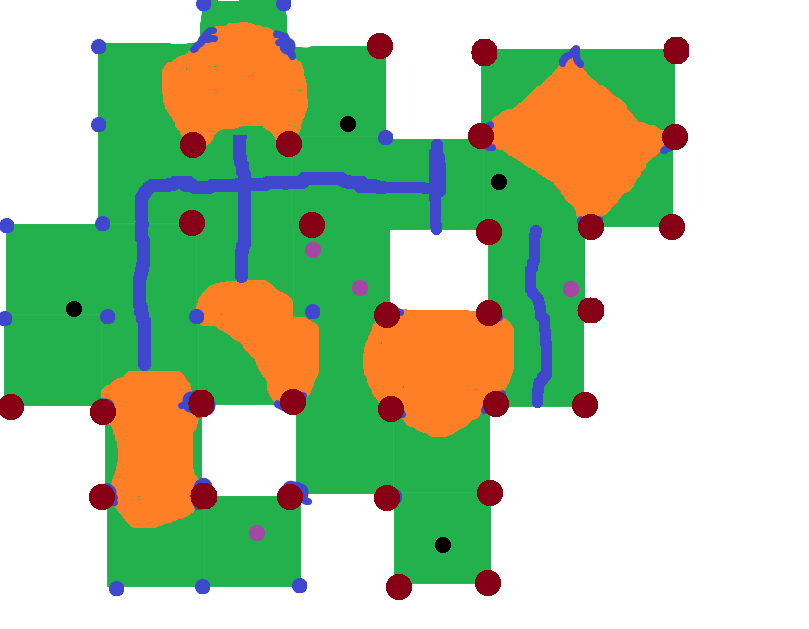
#> input picture OpencvPruebas/CalcCampos/CarcassoneFieldsv5/imagenChota.jpg, 809 x 629 px
$ python auto_detect_colors.py imagenChota.jpg
#> lines starting #> are read from the running program, lines starting #| are printed output that depends on the picture
"""
Detecta los colores únicos en la imagen.
"""
import sys
import cv2
import numpy as np


def detect_colors(image_path):
    """Detecta los colores más comunes en la imagen."""
#> called with image_path = 'imagenChota.jpg'

    img = cv2.imread(image_path)
#> img is the input picture: shape (629, 809, 3); mean B, G, R 163.2, 200.6, 175.5
    if img is None:
        print(f"Error: No se pudo cargar {image_path}")
        return

    img = cv2.cvtColor(img, cv2.COLOR_BGR2RGB)

    print(f"Imagen cargada: {img.shape}")
#| Imagen cargada: (629, 809, 3)
    print(f"Total de pixeles: {img.shape[0] * img.shape[1]}")
#| Total de pixeles: 508861

    # Reshape para obtener lista de colores
    pixels = img.reshape(-1, 3)

    # Contar colores únicos
    unique_colors = {}
    for pixel in pixels:
        color_tuple = tuple(pixel)
        unique_colors[color_tuple] = unique_colors.get(color_tuple, 0) + 1
#> after the loop, unique_colors = 221 items

    print(f"\nColores unicos encontrados: {len(unique_colors)}")
#| Colores unicos encontrados: 221

    # Ordenar por frecuencia
    sorted_colors = sorted(unique_colors.items(), key=lambda x: x[1], reverse=True)
#> sorted_colors = 221 items

    print("\n" + "=" * 70)
    print("COLORES MAS FRECUENTES:")
    print("=" * 70)
    print(f"{'#':<4} {'RGB':<20} {'Pixeles':<12} {'Porcentaje':<12} {'Posible'}")
    print("-" * 70)

    color_names = ['FIELD?', 'CASTLE?', 'ROAD?', 'CHURCH?', 'MEEPLE_1?', 'MEEPLE_2?',
                   'Otro', 'Otro', 'Otro', 'Otro']

    for i, (color, count) in enumerate(sorted_colors[:10]):
        percentage = count / len(pixels) * 100
        print(f"{i+1:<4} RGB{str(color):<15} {count:<12} {percentage:>6.2f}%      {color_names[i]}")
#> this loop made 10 passes
#> (color, count, percentage) on passes 1 to 8: ((255, 255, 255), 253750, 49.87), ((34, 177, 76), 155830, 30.62), ((255, 127, 39), 61790, 12.14), ((136, 0, 21), 15797, 3.1), ((63, 72, 204), 15481, 3.04), ((43, 181, 83), 1143, 0.225), ((48, 182, 85), 875, 0.172), ((0, 0, 0), 832, 0.164)
#> (printed output is left out)

    # Crear visualización
    print("\n" + "=" * 70)
    print("SUGERENCIA DE CONFIGURACION:")
    print("=" * 70)
    print("\nCopia esto en config/colors.py:\n")
    print("COLORS = {")

    # Intentar adivinar qué color es cada uno
    suggestions = {
        'FIELD': None,      # Probablemente verde
        'CASTLE': None,     # Probablemente naranja
        'ROAD': None,       # Probablemente azul
        'CHURCH': None,     # Probablemente rojo
        'MEEPLE_1': None,   # Probablemente violeta
        'MEEPLE_2': None,   # Probablemente negro
    }

    for i, (color, count) in enumerate(sorted_colors[:10]):
        r, g, b = color

        # Ignorar blanco y negro muy común (probablemente fondo)
        if (r == g == b) and (r > 240 or r < 15):
            continue

        # Detectar verde (FIELD)
        if g > r and g > b and suggestions['FIELD'] is None:
            suggestions['FIELD'] = color
        # Detectar azul (ROAD)
        elif b > r and b > g and suggestions['ROAD'] is None:
            suggestions['ROAD'] = color
        # Detectar rojo (CHURCH)
        elif r > g and r > b and r > 200 and suggestions['CHURCH'] is None:
            suggestions['CHURCH'] = color
        # Detectar naranja (CASTLE)
        elif r > b and g > b and abs(r - g) < 100 and suggestions['CASTLE'] is None:
            suggestions['CASTLE'] = color
        # Detectar violeta (MEEPLE_1)
        elif r > g and b > g and suggestions['MEEPLE_1'] is None:
            suggestions['MEEPLE_1'] = color
        # Detectar negro/gris oscuro (MEEPLE_2)
        elif r < 50 and g < 50 and b < 50 and suggestions['MEEPLE_2'] is None:
            suggestions['MEEPLE_2'] = color
#> this loop made 10 passes
#> (count, r, g, b) on passes 1 to 8: (253750, 255, 255, 255), (155830, 34, 177, 76), (61790, 255, 127, 39), (15797, 136, 0, 21), (15481, 63, 72, 204), (1143, 43, 181, 83), (875, 48, 182, 85), (832, 0, 0, 0)
#> after the loop, suggestions = 6 items

    for name, color in suggestions.items():
        if color:
            print(f"    '{name}': {color},")
        else:
            print(f"    '{name}': (0, 0, 0),  # NO DETECTADO - ajustar manualmente")
#> this loop made 6 passes
#> (name, color) on passes 1 to 6: ('FIELD', (34, 177, 76)), ('CASTLE', None), ('ROAD', (63, 72, 204)), ('CHURCH', (255, 127, 39)), ('MEEPLE_1', (136, 0, 21)), ('MEEPLE_2', None)
#> (printed output is left out)

    print("}\n")

    # Mostrar muestra visual de colores
    num_colors = min(10, len(sorted_colors))
#> num_colors = 10
    sample_height = 80
    sample_width = 600
    sample = np.zeros((sample_height * num_colors, sample_width, 3), dtype=np.uint8)

    for i, (color, count) in enumerate(sorted_colors[:num_colors]):
        y_start = i * sample_height
        y_end = (i + 1) * sample_height
        sample[y_start:y_end, :] = color

        # Añadir texto
        text = f"{i+1}. RGB{color} ({count/len(pixels)*100:.1f}%)"
        cv2.putText(
            sample, text, (10, y_start + 40),
            cv2.FONT_HERSHEY_SIMPLEX, 0.6,
            (255-color[0], 255-color[1], 255-color[2]), 2
        )
#> this loop made 10 passes
#> (count, y_start, y_end, text) on passes 1 to 8: (253750, 0, 80, '1. RGB(255, 255, 255) (49.9%)'), (155830, 80, 160, '2. RGB(34, 177, 76) (30.6%)'), (61790, 160, 240, '3. RGB(255, 127, 39) (12.1%)'), (15797, 240, 320, '4. RGB(136, 0, 21) (3.1%)'), (15481, 320, 400, '5. RGB(63, 72, 204) (3.0%)'), (1143, 400, 480, '6. RGB(43, 181, 83) (0.2%)'), (875, 480, 560, '7. RGB(48, 182, 85) (0.2%)'), (832, 560, 640, '8. RGB(0, 0, 0) (0.2%)')
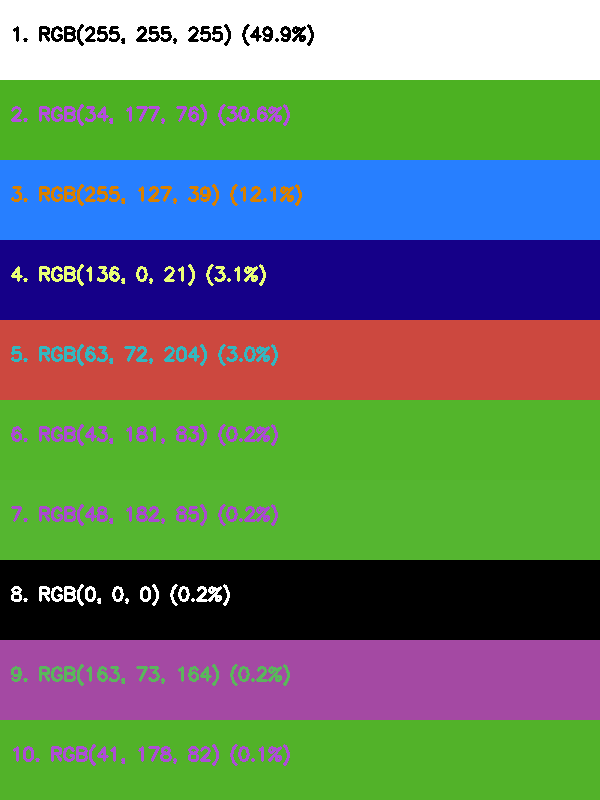
#> sample: shape (800, 600, 3); mean of channels 0, 1, 2 105.2, 124.3, 102.5; drawn as B, G, R

    # Mostrar imagen original y colores detectados
    cv2.imshow('Imagen Original', cv2.cvtColor(img, cv2.COLOR_RGB2BGR))
    cv2.imshow('Top 10 Colores Detectados', cv2.cvtColor(sample, cv2.COLOR_RGB2BGR))
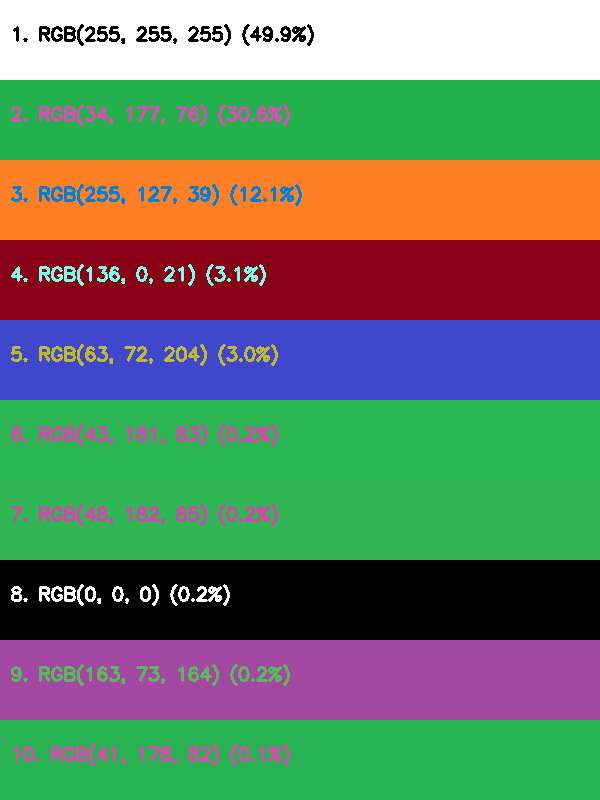
#> window 'Top 10 Colores Detectados': shape (800, 600, 3); mean B, G, R 102.5, 124.3, 105.2

    print("Presiona cualquier tecla en las ventanas para cerrar...")
    cv2.waitKey(0)
    cv2.destroyAllWindows()


if __name__ == "__main__":
    if len(sys.argv) < 2:
        print("Uso: python auto_detect_colors.py <ruta_imagen>")
        sys.exit(1)

    detect_colors(sys.argv[1])
    """
Detecta los colores únicos en la imagen.
"""
import sys
import cv2
import numpy as np


def detect_colors(image_path):
    """Detecta los colores más comunes en la imagen."""
#> called with image_path = 'imagenChota.jpg'

    img = cv2.imread(image_path)
    if img is None:
        print(f"Error: No se pudo cargar {image_path}")
        return

    img = cv2.cvtColor(img, cv2.COLOR_BGR2RGB)

    print(f"Imagen cargada: {img.shape}")
#| Imagen cargada: (629, 809, 3)
    print(f"Total de pixeles: {img.shape[0] * img.shape[1]}")
#| Total de pixeles: 508861

    # Reshape para obtener lista de colores
    pixels = img.reshape(-1, 3)

    # Contar colores únicos
    unique_colors = {}
    for pixel in pixels:
        color_tuple = tuple(pixel)
        unique_colors[color_tuple] = unique_colors.get(color_tuple, 0) + 1
#> after the loop, unique_colors = 221 items

    print(f"\nColores unicos encontrados: {len(unique_colors)}")
#| Colores unicos encontrados: 221

    # Ordenar por frecuencia
    sorted_colors = sorted(unique_colors.items(), key=lambda x: x[1], reverse=True)
#> sorted_colors = 221 items

    print("\n" + "=" * 70)
    print("COLORES MAS FRECUENTES:")
    print("=" * 70)
    print(f"{'#':<4} {'RGB':<20} {'Pixeles':<12} {'Porcentaje':<12} {'Posible'}")
    print("-" * 70)

    color_names = ['FIELD?', 'CASTLE?', 'ROAD?', 'CHURCH?', 'MEEPLE_1?', 'MEEPLE_2?',
                   'Otro', 'Otro', 'Otro', 'Otro']

    for i, (color, count) in enumerate(sorted_colors[:10]):
        percentage = count / len(pixels) * 100
        print(f"{i+1:<4} RGB{str(color):<15} {count:<12} {percentage:>6.2f}%      {color_names[i]}")

    # Crear visualización
    print("\n" + "=" * 70)
    print("SUGERENCIA DE CONFIGURACION:")
    print("=" * 70)
    print("\nCopia esto en config/colors.py:\n")
    print("COLORS = {")

    # Intentar adivinar qué color es cada uno
    suggestions = {
        'FIELD': None,      # Probablemente verde
        'CASTLE': None,     # Probablemente naranja
        'ROAD': None,       # Probablemente azul
        'CHURCH': None,     # Probablemente rojo
        'MEEPLE_1': None,   # Probablemente violeta
        'MEEPLE_2': None,   # Probablemente negro
    }

    for i, (color, count) in enumerate(sorted_colors[:10]):
        r, g, b = color

        # Ignorar blanco y negro muy común (probablemente fondo)
        if (r == g == b) and (r > 240 or r < 15):
            continue

        # Detectar verde (FIELD)
        if g > r and g > b and suggestions['FIELD'] is None:
            suggestions['FIELD'] = color
        # Detectar azul (ROAD)
        elif b > r and b > g and suggestions['ROAD'] is None:
            suggestions['ROAD'] = color
        # Detectar rojo (CHURCH)
        elif r > g and r > b and r > 200 and suggestions['CHURCH'] is None:
            suggestions['CHURCH'] = color
        # Detectar naranja (CASTLE)
        elif r > b and g > b and abs(r - g) < 100 and suggestions['CASTLE'] is None:
            suggestions['CASTLE'] = color
        # Detectar violeta (MEEPLE_1)
        elif r > g and b > g and suggestions['MEEPLE_1'] is None:
            suggestions['MEEPLE_1'] = color
        # Detectar negro/gris oscuro (MEEPLE_2)
        elif r < 50 and g < 50 and b < 50 and suggestions['MEEPLE_2'] is None:
            suggestions['MEEPLE_2'] = color
#> after the loop, suggestions = 6 items

    for name, color in suggestions.items():
        if color:
            print(f"    '{name}': {color},")
        else:
            print(f"    '{name}': (0, 0, 0),  # NO DETECTADO - ajustar manualmente")

    print("}\n")

    # Mostrar muestra visual de colores
    num_colors = min(10, len(sorted_colors))
#> num_colors = 10
    sample_height = 80
    sample_width = 600
    sample = np.zeros((sample_height * num_colors, sample_width, 3), dtype=np.uint8)

    for i, (color, count) in enumerate(sorted_colors[:num_colors]):
        y_start = i * sample_height
        y_end = (i + 1) * sample_height
        sample[y_start:y_end, :] = color

        # Añadir texto
        text = f"{i+1}. RGB{color} ({count/len(pixels)*100:.1f}%)"
        cv2.putText(
            sample, text, (10, y_start + 40),
            cv2.FONT_HERSHEY_SIMPLEX, 0.6,
            (255-color[0], 255-color[1], 255-color[2]), 2
        )

    # Mostrar imagen original y colores detectados
    cv2.imshow('Imagen Original', cv2.cvtColor(img, cv2.COLOR_RGB2BGR))
    cv2.imshow('Top 10 Colores Detectados', cv2.cvtColor(sample, cv2.COLOR_RGB2BGR))

    print("Presiona cualquier tecla en las ventanas para cerrar...")
    cv2.waitKey(0)
    cv2.destroyAllWindows()


if __name__ == "__main__":
    if len(sys.argv) < 2:
        print("Uso: python auto_detect_colors.py <ruta_imagen>")
        sys.exit(1)

    detect_colors(sys.argv[1])
    """
Detecta los colores únicos en la imagen.
"""
import sys
import cv2
import numpy as np


def detect_colors(image_path):
    """Detecta los colores más comunes en la imagen."""
#> called with image_path = 'imagenChota.jpg'

    img = cv2.imread(image_path)
    if img is None:
        print(f"Error: No se pudo cargar {image_path}")
        return

    img = cv2.cvtColor(img, cv2.COLOR_BGR2RGB)

    print(f"Imagen cargada: {img.shape}")
#| Imagen cargada: (629, 809, 3)
    print(f"Total de pixeles: {img.shape[0] * img.shape[1]}")
#| Total de pixeles: 508861

    # Reshape para obtener lista de colores
    pixels = img.reshape(-1, 3)

    # Contar colores únicos
    unique_colors = {}
    for pixel in pixels:
        color_tuple = tuple(pixel)
        unique_colors[color_tuple] = unique_colors.get(color_tuple, 0) + 1
#> after the loop, unique_colors = 221 items

    print(f"\nColores unicos encontrados: {len(unique_colors)}")
#| Colores unicos encontrados: 221

    # Ordenar por frecuencia
    sorted_colors = sorted(unique_colors.items(), key=lambda x: x[1], reverse=True)
#> sorted_colors = 221 items

    print("\n" + "=" * 70)
    print("COLORES MAS FRECUENTES:")
    print("=" * 70)
    print(f"{'#':<4} {'RGB':<20} {'Pixeles':<12} {'Porcentaje':<12} {'Posible'}")
    print("-" * 70)

    color_names = ['FIELD?', 'CASTLE?', 'ROAD?', 'CHURCH?', 'MEEPLE_1?', 'MEEPLE_2?',
                   'Otro', 'Otro', 'Otro', 'Otro']

    for i, (color, count) in enumerate(sorted_colors[:10]):
        percentage = count / len(pixels) * 100
        print(f"{i+1:<4} RGB{str(color):<15} {count:<12} {percentage:>6.2f}%      {color_names[i]}")

    # Crear visualización
    print("\n" + "=" * 70)
    print("SUGERENCIA DE CONFIGURACION:")
    print("=" * 70)
    print("\nCopia esto en config/colors.py:\n")
    print("COLORS = {")

    # Intentar adivinar qué color es cada uno
    suggestions = {
        'FIELD': None,      # Probablemente verde
        'CASTLE': None,     # Probablemente naranja
        'ROAD': None,       # Probablemente azul
        'CHURCH': None,     # Probablemente rojo
        'MEEPLE_1': None,   # Probablemente violeta
        'MEEPLE_2': None,   # Probablemente negro
    }

    for i, (color, count) in enumerate(sorted_colors[:10]):
        r, g, b = color

        # Ignorar blanco y negro muy común (probablemente fondo)
        if (r == g == b) and (r > 240 or r < 15):
            continue

        # Detectar verde (FIELD)
        if g > r and g > b and suggestions['FIELD'] is None:
            suggestions['FIELD'] = color
        # Detectar azul (ROAD)
        elif b > r and b > g and suggestions['ROAD'] is None:
            suggestions['ROAD'] = color
        # Detectar rojo (CHURCH)
        elif r > g and r > b and r > 200 and suggestions['CHURCH'] is None:
            suggestions['CHURCH'] = color
        # Detectar naranja (CASTLE)
        elif r > b and g > b and abs(r - g) < 100 and suggestions['CASTLE'] is None:
            suggestions['CASTLE'] = color
        # Detectar violeta (MEEPLE_1)
        elif r > g and b > g and suggestions['MEEPLE_1'] is None:
            suggestions['MEEPLE_1'] = color
        # Detectar negro/gris oscuro (MEEPLE_2)
        elif r < 50 and g < 50 and b < 50 and suggestions['MEEPLE_2'] is None:
            suggestions['MEEPLE_2'] = color
#> after the loop, suggestions = 6 items

    for name, color in suggestions.items():
        if color:
            print(f"    '{name}': {color},")
        else:
            print(f"    '{name}': (0, 0, 0),  # NO DETECTADO - ajustar manualmente")

    print("}\n")

    # Mostrar muestra visual de colores
    num_colors = min(10, len(sorted_colors))
#> num_colors = 10
    sample_height = 80
    sample_width = 600
    sample = np.zeros((sample_height * num_colors, sample_width, 3), dtype=np.uint8)

    for i, (color, count) in enumerate(sorted_colors[:num_colors]):
        y_start = i * sample_height
        y_end = (i + 1) * sample_height
        sample[y_start:y_end, :] = color

        # Añadir texto
        text = f"{i+1}. RGB{color} ({count/len(pixels)*100:.1f}%)"
        cv2.putText(
            sample, text, (10, y_start + 40),
            cv2.FONT_HERSHEY_SIMPLEX, 0.6,
            (255-color[0], 255-color[1], 255-color[2]), 2
        )

    # Mostrar imagen original y colores detectados
    cv2.imshow('Imagen Original', cv2.cvtColor(img, cv2.COLOR_RGB2BGR))
    cv2.imshow('Top 10 Colores Detectados', cv2.cvtColor(sample, cv2.COLOR_RGB2BGR))

    print("Presiona cualquier tecla en las ventanas para cerrar...")
    cv2.waitKey(0)
    cv2.destroyAllWindows()


if __name__ == "__main__":
    if len(sys.argv) < 2:
        print("Uso: python auto_detect_colors.py <ruta_imagen>")
        sys.exit(1)

    detect_colors(sys.argv[1])

$ run again, on OpencvPruebas/CalcCampos/CarcassoneFieldsv5/imagenPiola5.jpg
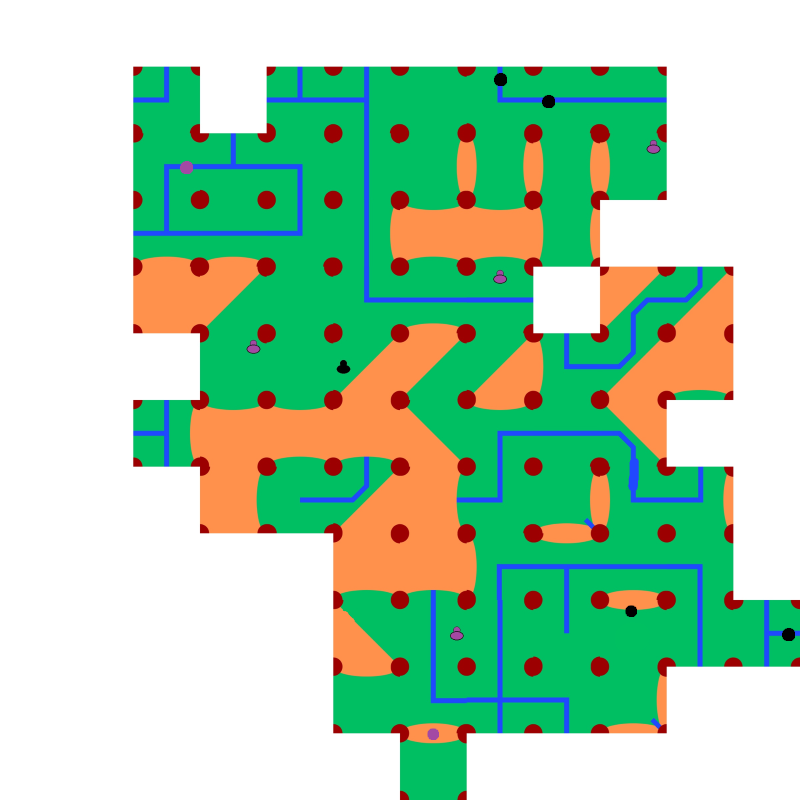
#> input picture OpencvPruebas/CalcCampos/CarcassoneFieldsv5/imagenPiola5.jpg, 800 x 800 px
#> in detect_colors, img is the input picture: shape (800, 800, 3); mean B, G, R 173.4, 208, 161.5
#| Imagen cargada: (800, 800, 3)
#| Total de pixeles: 640000
#> after the loop in detect_colors, `for pixel in pixels:`: unique_colors = 10114 items
#| Colores unicos encontrados: 10114
#> the loop in detect_colors, `for i, (color, count) in enumerate(sorted_colors[:10]):` made 10 passes
#> (color, count, percentage) on passes 1 to 8: ((255, 255, 255), 310657, 48.54), ((0, 191, 98), 175860, 27.48), ((255, 145, 76), 62322, 9.74), ((156, 0, 1), 6702, 1.05), ((0, 191, 99), 5105, 0.798), ((0, 191, 97), 2360, 0.369), ((32, 72, 255), 2216, 0.346), ((1, 190, 98), 1562, 0.244)
#> (printed output is left out)
#> the loop in detect_colors, `for i, (color, count) in enumerate(sorted_colors[:10]):` made 10 passes
#> (count, r, g, b) on passes 1 to 8: (310657, 255, 255, 255), (175860, 0, 191, 98), (62322, 255, 145, 76), (6702, 156, 0, 1), (5105, 0, 191, 99), (2360, 0, 191, 97), (2216, 32, 72, 255), (1562, 1, 190, 98)
#> after the loop in detect_colors, `for i, (color, count) in enumerate(sorted_colors[:10]):`: suggestions = 6 items
#> the loop in detect_colors, `for name, color in suggestions.items():` made 6 passes
#> (name, color) on passes 1 to 6: ('FIELD', (0, 191, 98)), ('CASTLE', None), ('ROAD', (32, 72, 255)), ('CHURCH', (255, 145, 76)), ('MEEPLE_1', (156, 0, 1)), ('MEEPLE_2', None)
#> (printed output is left out)
#> in detect_colors, `num_colors = min(10, len(sorted_colors))`: num_colors = 10
#> the loop in detect_colors, `for i, (color, count) in enumerate(sorted_colors[:num_colors]):` made 10 passes
#> (count, y_start, y_end, text) on passes 1 to 8: (310657, 0, 80, '1. RGB(255, 255, 255) (48.5%)'), (175860, 80, 160, '2. RGB(0, 191, 98) (27.5%)'), (62322, 160, 240, '3. RGB(255, 145, 76) (9.7%)'), (6702, 240, 320, '4. RGB(156, 0, 1) (1.0%)'), (5105, 320, 400, '5. RGB(0, 191, 99) (0.8%)'), (2360, 400, 480, '6. RGB(0, 191, 97) (0.4%)'), (2216, 480, 560, '7. RGB(32, 72, 255) (0.3%)'), (1562, 560, 640, '8. RGB(1, 190, 98) (0.2%)')
#> after the loop in detect_colors, `for i, (color, count) in enumerate(sorted_colors[:num_colors]):`:
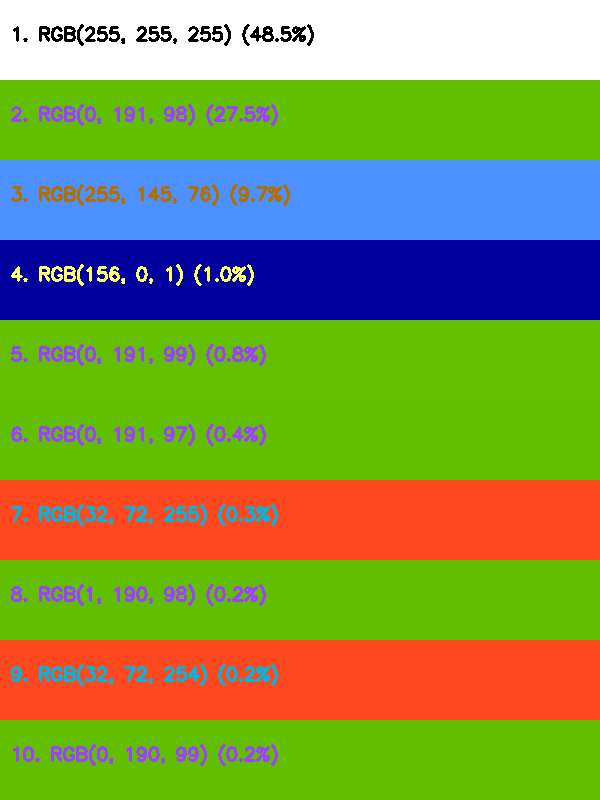
#> sample: shape (800, 600, 3); mean of channels 0, 1, 2 76.9, 147.8, 132.4; drawn as B, G, R
#> in detect_colors, `cv2.imshow('Top 10 Colores Detectados', cv2.cvtColor(sample, cv2.COLOR..`:
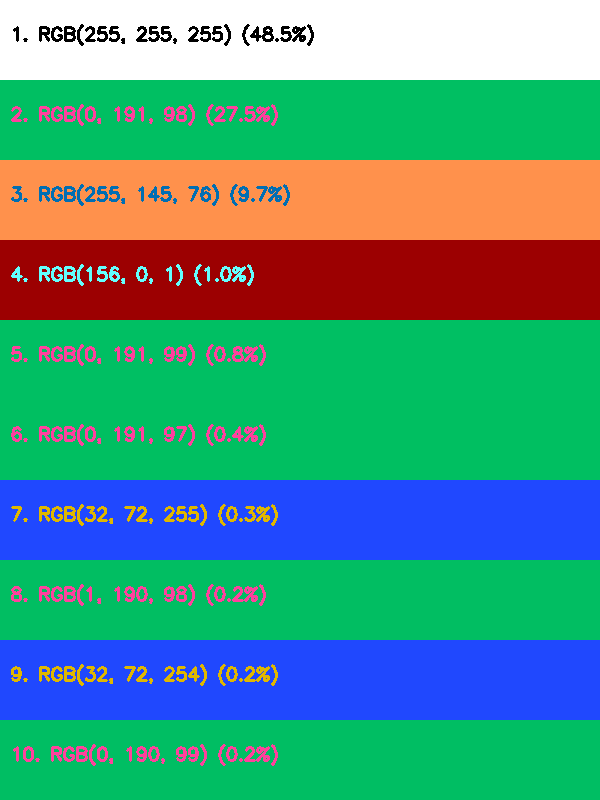
#> window 'Top 10 Colores Detectados': shape (800, 600, 3); mean B, G, R 132.4, 147.8, 76.9
#| Imagen cargada: (800, 800, 3)
#| Total de pixeles: 640000
#> after the loop in detect_colors, `for pixel in pixels:`: unique_colors = 10114 items
#| Colores unicos encontrados: 10114
#> after the loop in detect_colors, `for i, (color, count) in enumerate(sorted_colors[:10]):`: suggestions = 6 items
#> in detect_colors, `num_colors = min(10, len(sorted_colors))`: num_colors = 10
#| Imagen cargada: (800, 800, 3)
#| Total de pixeles: 640000
#> after the loop in detect_colors, `for pixel in pixels:`: unique_colors = 10114 items
#| Colores unicos encontrados: 10114
#> after the loop in detect_colors, `for i, (color, count) in enumerate(sorted_colors[:10]):`: suggestions = 6 items
#> in detect_colors, `num_colors = min(10, len(sorted_colors))`: num_colors = 10
